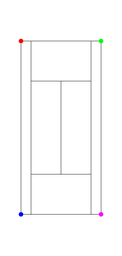
#> input picture court_configurations/court_conf_1.png, 122 x 256 px, shrunk from 1665 x 3506 before the run
$ python -i court_detector.py   (imports and definitions only)
#> lines starting #> are read from the running program, lines starting #| are printed output that depends on the picture; after the words box and inside, x2 and y2 are one past the last pixel; in counts of white or black regions, pixels touching at a corner belong together
### Player_Tracking/court_reference.py
import cv2
import numpy as np
import matplotlib.pyplot as plt
import os

class CourtReference:
    """
    Court reference model
    """
    def __init__(self):
        self.baseline_top = ((286, 561), (1379, 561))
        self.baseline_bottom = ((286, 2935), (1379, 2935))
        self.net = ((286, 1748), (1379, 1748))
        self.left_court_line = ((286, 561), (286, 2935))
        self.right_court_line = ((1379, 561), (1379, 2935))
        self.left_inner_line = ((423, 561), (423, 2935))
        self.right_inner_line = ((1242, 561), (1242, 2935))
        self.middle_line = ((832, 1110), (832, 2386))
        self.top_inner_line = ((423, 1110), (1242, 1110))
        self.bottom_inner_line = ((423, 2386), (1242, 2386))
        self.top_extra_part = (832.5, 580)
        self.bottom_extra_part = (832.5, 2910)

        self.court_conf = {1: [*self.baseline_top, *self.baseline_bottom],
                           2: [self.left_inner_line[0], self.right_inner_line[0], self.left_inner_line[1],
                               self.right_inner_line[1]],
                           3: [self.left_inner_line[0], self.right_court_line[0], self.left_inner_line[1],
                               self.right_court_line[1]],
                           4: [self.left_court_line[0], self.right_inner_line[0], self.left_court_line[1],
                               self.right_inner_line[1]],
                           5: [*self.top_inner_line, *self.bottom_inner_line],
                           6: [*self.top_inner_line, self.left_inner_line[1], self.right_inner_line[1]],
                           7: [self.left_inner_line[0], self.right_inner_line[0], *self.bottom_inner_line],
                           8: [self.right_inner_line[0], self.right_court_line[0], self.right_inner_line[1],
                               self.right_court_line[1]],
                           9: [self.left_court_line[0], self.left_inner_line[0], self.left_court_line[1],
                               self.left_inner_line[1]],
                           10: [self.top_inner_line[0], self.middle_line[0], self.bottom_inner_line[0],
                                self.middle_line[1]],
                           11: [self.middle_line[0], self.top_inner_line[1], self.middle_line[1],
                                self.bottom_inner_line[1]],
                           12: [*self.bottom_inner_line, self.left_inner_line[1], self.right_inner_line[1]]}
        self.line_width = 1
        self.court_width = 1117
        self.court_height = 2408
        self.top_bottom_border = 549
        self.right_left_border = 274
        self.court_total_width = self.court_width + self.right_left_border * 2
        self.court_total_height = self.court_height + self.top_bottom_border * 2

        # --- Always use the absolute path for the reference image ---
        court_dir = os.path.abspath(os.path.join(os.path.dirname(__file__), '..', 'court_configurations'))
        os.makedirs(court_dir, exist_ok=True)
        self.court_img_path = os.path.join(court_dir, 'court_reference.png')

        # If the image does not exist, build and save it
        if not os.path.exists(self.court_img_path):
            print(f"Court reference image not found at {self.court_img_path}, generating now...")
            self.build_court_reference()

        self.court = cv2.cvtColor(cv2.imread(self.court_img_path), cv2.COLOR_BGR2GRAY)

    def build_court_reference(self):
        """
        Create court reference image using the lines positions
        """
        court = np.zeros((self.court_height + 2 * self.top_bottom_border, self.court_width + 2 * self.right_left_border), dtype=np.uint8)
        cv2.line(court, *self.baseline_top, 1, self.line_width)
        cv2.line(court, *self.baseline_bottom, 1, self.line_width)
        # cv2.line(court, *self.net, 1, self.line_width)
        cv2.line(court, *self.top_inner_line, 1, self.line_width)
        cv2.line(court, *self.bottom_inner_line, 1, self.line_width)
        cv2.line(court, *self.left_court_line, 1, self.line_width)
        cv2.line(court, *self.right_court_line, 1, self.line_width)
        cv2.line(court, *self.left_inner_line, 1, self.line_width)
        cv2.line(court, *self.right_inner_line, 1, self.line_width)
        cv2.line(court, *self.middle_line, 1, self.line_width)
        court = cv2.dilate(court, np.ones((5, 5), dtype=np.uint8))
        cv2.imwrite(self.court_img_path, court)
        self.court = court
        return court

    # [8 lines left out: function get_important_lines, not called in this run]

    def get_extra_parts(self):
        parts = [self.top_extra_part, self.bottom_extra_part]
        return parts

    # [25 lines left out: functions save_all_court_configurations, get_court_mask, not called in this run]

# [3 lines that do not run on import are left out]

### Player_Tracking/court_detector.py
import numpy as np
import cv2
from sympy import Line
from itertools import combinations
from court_reference import CourtReference

class CourtDetector:
    """
    Detect and overlay tennis court lines on video frames using a template and homography.
    """
    def __init__(self, verbose=0):
        self.verbose = verbose
        self.colour_threshold = 200
        self.dist_tau = 3
        self.intensity_threshold = 40
        self.court_reference = CourtReference()
        self.v_width = 0
        self.v_height = 0
        self.frame = None
        self.gray = None
        self.court_warp_matrix = []
        self.game_warp_matrix = []
        self.court_score = 0
        self.success_flag = False
        self.best_conf = None
        self.frame_points = None
        self.dist = 5

    def detect(self, frame, verbose=0):
        """
        Detect the court in the frame and estimate homography.
        """
        self.verbose = verbose
        self.frame = frame
        self.v_height, self.v_width = frame.shape[:2]
        # 1. Threshold to binary court lines
        self.gray = self._threshold(frame)
        # 2. Filter out non-court pixels
        filtered = self._filter_pixels(self.gray)
        # 3. Detect lines with Hough transform
        horizontal_lines, vertical_lines = self._detect_lines(filtered)
        # 4. Find homography from template to frame
        court_warp_matrix, game_warp_matrix, self.court_score = self._find_homography(horizontal_lines, vertical_lines)
        self.court_warp_matrix.append(court_warp_matrix)
        self.game_warp_matrix.append(game_warp_matrix)
        return court_warp_matrix  # Return H for main code

    def _threshold(self, frame):
        """Simple thresholding for white pixels (court lines)."""
        gray = cv2.cvtColor(frame, cv2.COLOR_BGR2GRAY)
        return cv2.threshold(gray, 200, 255, cv2.THRESH_BINARY)[1]

    def _filter_pixels(self, gray):
        """Remove noise, keep court lines only."""
        for i in range(self.dist_tau, len(gray) - self.dist_tau):
            for j in range(self.dist_tau, len(gray[0]) - self.dist_tau):
                if gray[i, j] == 0:
                    continue
                if (gray[i, j] - gray[i + self.dist_tau, j] > self.intensity_threshold and gray[i, j] - gray[i - self.dist_tau, j] > self.intensity_threshold):
                    continue
                if (gray[i, j] - gray[i, j + self.dist_tau] > self.intensity_threshold and gray[i, j] - gray[i, j - self.dist_tau] > self.intensity_threshold):
                    continue
                gray[i, j] = 0
        return gray

    def _detect_lines(self, gray):
        """Find horizontal and vertical court lines using Hough transform."""
        minLineLength = 100
        maxLineGap = 20
        lines = cv2.HoughLinesP(gray, 1, np.pi / 180, 80, minLineLength=minLineLength, maxLineGap=maxLineGap)
        if lines is None:
            return [], []
        lines = np.squeeze(lines)
        horizontal, vertical = self._classify_lines(lines)
        horizontal, vertical = self._merge_lines(horizontal, vertical)
        return horizontal, vertical

    def _classify_lines(self, lines):
        """Classify lines as horizontal or vertical by their slope."""
        horizontal = []
        vertical = []
        highest_vertical_y = np.inf
        lowest_vertical_y = 0
        for line in lines:
            x1, y1, x2, y2 = line
            dx = abs(x1 - x2)
            dy = abs(y1 - y2)
            if dx > 2 * dy:
                horizontal.append(line)
            else:
                vertical.append(line)
                highest_vertical_y = min(highest_vertical_y, y1, y2)
                lowest_vertical_y = max(lowest_vertical_y, y1, y2)
        # Simple filtering by location (optional, can comment/remove)
        clean_horizontal = []
        h = lowest_vertical_y - highest_vertical_y
        lowest_vertical_y += h / 15
        highest_vertical_y -= h * 2 / 15
        for line in horizontal:
            x1, y1, x2, y2 = line
            if lowest_vertical_y > y1 > highest_vertical_y and lowest_vertical_y > y1 > highest_vertical_y:
                clean_horizontal.append(line)
        return clean_horizontal, vertical

    def _merge_lines(self, horizontal_lines, vertical_lines):
        """Merge lines that belong to the same court line (for Hough output)."""
        # Merge horizontal lines
        horizontal_lines = sorted(horizontal_lines, key=lambda item: item[0])
        mask = [True] * len(horizontal_lines)
        new_horizontal_lines = []
        for i, line in enumerate(horizontal_lines):
            if mask[i]:
                for j, s_line in enumerate(horizontal_lines[i + 1:]):
                    if mask[i + j + 1]:
                        x1, y1, x2, y2 = line
                        x3, y3, x4, y4 = s_line
                        dy = abs(y3 - y2)
                        if dy < 10:
                            points = sorted([(x1, y1), (x2, y2), (x3, y3), (x4, y4)], key=lambda x: x[0])
                            line = np.array([*points[0], *points[-1]])
                            mask[i + j + 1] = False
                new_horizontal_lines.append(line)
        # Merge vertical lines
        vertical_lines = sorted(vertical_lines, key=lambda item: item[1])
        xl, yl, xr, yr = (0, self.v_height * 6 / 7, self.v_width, self.v_height * 6 / 7)
        mask = [True] * len(vertical_lines)
        new_vertical_lines = []
        for i, line in enumerate(vertical_lines):
            if mask[i]:
                for j, s_line in enumerate(vertical_lines[i + 1:]):
                    if mask[i + j + 1]:
                        x1, y1, x2, y2 = line
                        x3, y3, x4, y4 = s_line
                        xi, yi = line_intersection(((x1, y1), (x2, y2)), ((xl, yl), (xr, yr)))
                        xj, yj = line_intersection(((x3, y3), (x4, y4)), ((xl, yl), (xr, yr)))
                        dx = abs(xi - xj)
                        if dx < 10:
                            points = sorted([(x1, y1), (x2, y2), (x3, y3), (x4, y4)], key=lambda x: x[1])
                            line = np.array([*points[0], *points[-1]])
                            mask[i + j + 1] = False
                new_vertical_lines.append(line)
        return new_horizontal_lines, new_vertical_lines

    def _find_homography(self, horizontal_lines, vertical_lines):
        """
        Finds transformation from reference court to frame's court using 4 pairs of matching points.
        """
        max_score = -np.inf
        max_mat = None
        max_inv_mat = None
        for horizontal_pair in list(combinations(horizontal_lines, 2)):
            for vertical_pair in list(combinations(vertical_lines, 2)):
                h1, h2 = horizontal_pair
                v1, v2 = vertical_pair
                i1 = line_intersection((tuple(h1[:2]), tuple(h1[2:])), (tuple(v1[:2]), tuple(v1[2:])))
                i2 = line_intersection((tuple(h1[:2]), tuple(h1[2:])), (tuple(v2[:2]), tuple(v2[2:])))
                i3 = line_intersection((tuple(h2[:2]), tuple(h2[2:])), (tuple(v1[:2]), tuple(v1[2:])))
                i4 = line_intersection((tuple(h2[:2]), tuple(h2[2:])), (tuple(v2[:2]), tuple(v2[2:])))
                intersections = [i1, i2, i3, i4]
                intersections = sort_intersection_points(intersections)
                for i, configuration in self.court_reference.court_conf.items():
                    matrix, _ = cv2.findHomography(np.float32(configuration), np.float32(intersections), method=0)
                    inv_matrix = cv2.invert(matrix)[1]
                    confi_score = self._get_confi_score(matrix)
                    if max_score < confi_score:
                        max_score = confi_score
                        max_mat = matrix
                        max_inv_mat = inv_matrix
                        self.best_conf = i
        return max_mat, max_inv_mat, max_score

    def _get_confi_score(self, matrix):
        """Scoring function for homography."""
        court = cv2.warpPerspective(self.court_reference.court, matrix, self.frame.shape[1::-1])
        court[court > 0] = 1
        gray = self.gray.copy()
        gray[gray > 0] = 1
        correct = court * gray
        wrong = court - correct
        c_p = np.sum(correct)
        w_p = np.sum(wrong)
        return c_p - 0.5 * w_p

    def add_court_overlay(self, frame, homography=None, overlay_color=(0, 0, 255)):
        """
        Overlay the court template lines in the frame using the provided homography and color.
        """
        if homography is None and len(self.court_warp_matrix) > 0:
            homography = self.court_warp_matrix[-1]
        court_mask = cv2.warpPerspective(self.court_reference.court, homography, frame.shape[1::-1])
        frame[court_mask > 0] = overlay_color
        return frame

    def get_warped_court(self):
        """
        Returns a binary mask of the court region in the current frame.
        """
        if not self.court_warp_matrix or self.frame is None:
            return None
        court_mask = cv2.warpPerspective(
            self.court_reference.court,
            self.court_warp_matrix[-1],
            self.frame.shape[1::-1]
        )
        court_mask[court_mask > 0] = 255  # Make sure mask is binary (0 or 255)
        return court_mask

def line_intersection(line1, line2):
    """
    Find intersection point of two lines (as points).
    """
    l1 = Line(line1[0], line1[1])
    l2 = Line(line2[0], line2[1])
    intersection = l1.intersection(l2)
    return intersection[0].coordinates

def sort_intersection_points(intersections):
    """
    Sort rectangle points from top-left to bottom-right.
    """
    y_sorted = sorted(intersections, key=lambda x: x[1])
    p12 = y_sorted[:2]
    p34 = y_sorted[2:]
    p12 = sorted(p12, key=lambda x: x[0])
    p34 = sorted(p34, key=lambda x: x[0])
    return p12 + p34

>>> import cv2
>>> picture = cv2.imread('../court_configurations/court_conf_1.png')
#> picture is the input picture: shape (256, 122, 3); mean B, G, R 250.9, 250.7, 250.9
>>> result = CourtDetector().detect(picture)
#> in build_court_reference, `cv2.imwrite(self.court_img_path, court)`:
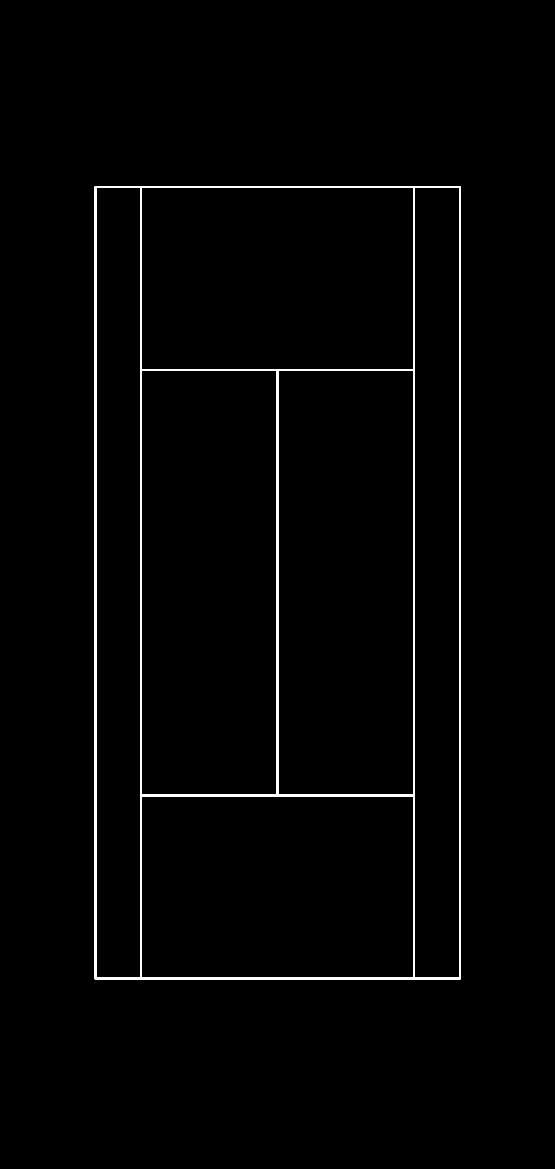
#> saved as court_reference.png: shape (3506, 1665) (shown at 1/3 size); values 0 (black) and 1 (white), 1.2% white; 1 white region, box (x1, y1, x2, y2) and area: (284, 559, 1382, 2938) 72855
#> in _threshold, `return cv2.threshold(gray, 200, 255, cv2.THRESH_BINARY)[1]`:
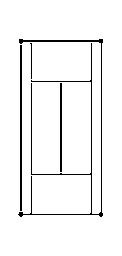
#> returned value: shape (256, 122); 95.4% white; black in thin lines or dots, all inside (x1, y1, x2, y2) = (18, 39, 103, 217)
#> after the loop in _filter_pixels, `for i in range(self.dist_tau, len(gray) - self.dist_tau):`:
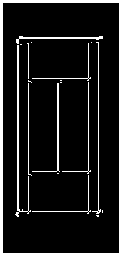
#> gray: shape (256, 122); 11.8% white; 19 white regions (9 under 20 px), largest, box (x1, y1, x2, y2) and area: (0, 0, 122, 256) 2232, (15, 45, 31, 217) 400, (32, 83, 60, 172) 202
#> in _detect_lines, `lines = cv2.HoughLinesP(gray, 1, np.pi / 180, 80, minLineLength=minLin..`: lines = 16 rows, first 6: [121, 255, 121, 0], [1, 255, 1, 0], [2, 255, 2, 0], [119, 255, 119, 0], [0, 255, 0, 0], [120, 255, 120, 0]
#> the loop in _classify_lines, `for line in lines:` made 16 passes
#> (x1, y1, x2, y2, dx, dy) on passes 1 to 12: (121, 255, 121, 0, 0, 255), (1, 255, 1, 0, 0, 255), (2, 255, 2, 0, 0, 255), (119, 255, 119, 0, 0, 255), (0, 255, 0, 0, 0, 255), (120, 255, 120, 0, 0, 255), (88, 213, 88, 37, 0, 176), (98, 216, 98, 37, 0, 179), (18, 216, 18, 39, 0, 177), (17, 216, 17, 39, 0, 177), (28, 213, 28, 37, 0, 176), (3, 2, 118, 2, 115, 0)
#> after the loop in _classify_lines, `for line in lines:`: horizontal = [[3, 2, 118, 2], [3, 255, 118, 253], [3, 0, 118, 0], [3, 1, 118, 1], [3, 253, 106, 253]]; vertical = [[121, 255, 121, 0], [1, 255, 1, 0], [2, 255, 2, 0], [119, 255, 119, 0], [0, 255, 0, 0], [120, 255, 120, 0], [88, 213, 88, 37], [98, 216, 98, 37], [18, 216, 18, 39], [17, 216, 17, 39], [28, 213, 28, 37]]
#> in _classify_lines, `h = lowest_vertical_y - highest_vertical_y`: h = 255
#> in _classify_lines, `lowest_vertical_y += h / 15`: lowest_vertical_y = 272
#> in _classify_lines, `highest_vertical_y -= h * 2 / 15`: highest_vertical_y = -34
#> the loop in _classify_lines, `for line in horizontal:` made 5 passes
#> (line, y1, x2, y2) on passes 1 to 5: ([3, 2, 118, 2], 2, 118, 2), ([3, 255, 118, 253], 255, 118, 253), ([3, 0, 118, 0], 0, 118, 0), ([3, 1, 118, 1], 1, 118, 1), ([3, 253, 106, 253], 253, 106, 253)
#> after the loop in _classify_lines, `for line in horizontal:`: clean_horizontal has the same summary as horizontal
#> in _merge_lines, `horizontal_lines = sorted(horizontal_lines, key=lambda item: item[0])`: horizontal_lines has the same summary as horizontal in _classify_lines
#> in _merge_lines, `mask = [True] * len(horizontal_lines)`: mask = [True, True, True, True, True]
#> the loop in _merge_lines, `for i, line in enumerate(horizontal_lines):` made 5 passes
#> after the loop in _merge_lines, `for i, line in enumerate(horizontal_lines):`: mask = [True, True, False, False, False]; new_horizontal_lines = [[3, 2, 118, 1], [3, 255, 118, 253]]
#> in _merge_lines, `vertical_lines = sorted(vertical_lines, key=lambda item: item[1])`: vertical_lines = [[88, 213, 88, 37], [28, 213, 28, 37], [98, 216, 98, 37], [18, 216, 18, 39], [17, 216, 17, 39], [121, 255, 121, 0], [1, 255, 1, 0], [2, 255, 2, 0], [119, 255, 119, 0], [0, 255, 0, 0], [120, 255, 120, 0]]
#> in _merge_lines, `mask = [True] * len(vertical_lines)`: mask = [True, True, True, True, True, True, True, True, True, True, True]
#> the loop in _merge_lines, `for i, line in enumerate(vertical_lines):` made 11 passes
#> after the loop in _merge_lines, `for i, line in enumerate(vertical_lines):`: mask = [True, True, True, True, False, True, True, False, False, False, False]; new_vertical_lines = [[88, 213, 88, 37], [28, 213, 28, 37], [98, 216, 98, 37], [18, 39, 17, 216], [121, 0, 120, 255], [1, 0, 0, 255]]
#> in _detect_lines, `horizontal, vertical = self._merge_lines(horizontal, vertical)`: horizontal = [[3, 2, 118, 1], [3, 255, 118, 253]]; vertical has the same summary as new_vertical_lines in _merge_lines
#> in detect, `horizontal_lines, vertical_lines = self._detect_lines(filtered)`: vertical_lines has the same summary as new_vertical_lines in _merge_lines
#> the loop in _find_homography, `for horizontal_pair in list(combinations(horizontal_lines, 2)):` made 1 pass
#> horizontal_pair on pass 1: ([3, 2, 118, 1], [3, 255, 118, 253])
#> pass 1, in _get_confi_score, `court = cv2.warpPerspective(self.court_reference.court, matrix, self.f..`:
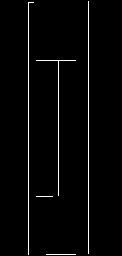
#> court: shape (256, 122); values 0 (black) and 1 (white), 2.3% white in thin lines or dots, all inside (x1, y1, x2, y2) = (28, 1, 89, 255)
#> pass 1, in _get_confi_score, `correct = court * gray`:
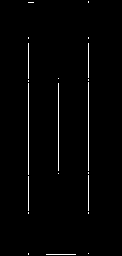
#> correct: shape (256, 122); values 0 (black) and 1 (white), 1.5% white in thin lines or dots, all inside (x1, y1, x2, y2) = (28, 1, 89, 255)
#> pass 1, in _get_confi_score, `wrong = court - correct`:
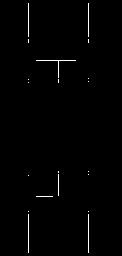
#> wrong: shape (256, 122); values 0 (black) and 1 (white), 0.85% white in thin lines or dots, all inside (x1, y1, x2, y2) = (28, 3, 89, 253)
#> pass 1, in _get_confi_score (call 2), `court = cv2.warpPerspective(self.court_reference.court, matrix, self.f..`:
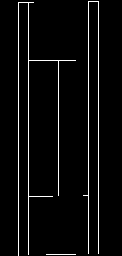
#> court: shape (256, 122); values 0 (black) and 1 (white), 4.1% white in thin lines or dots, all inside (x1, y1, x2, y2) = (18, 1, 99, 256)
